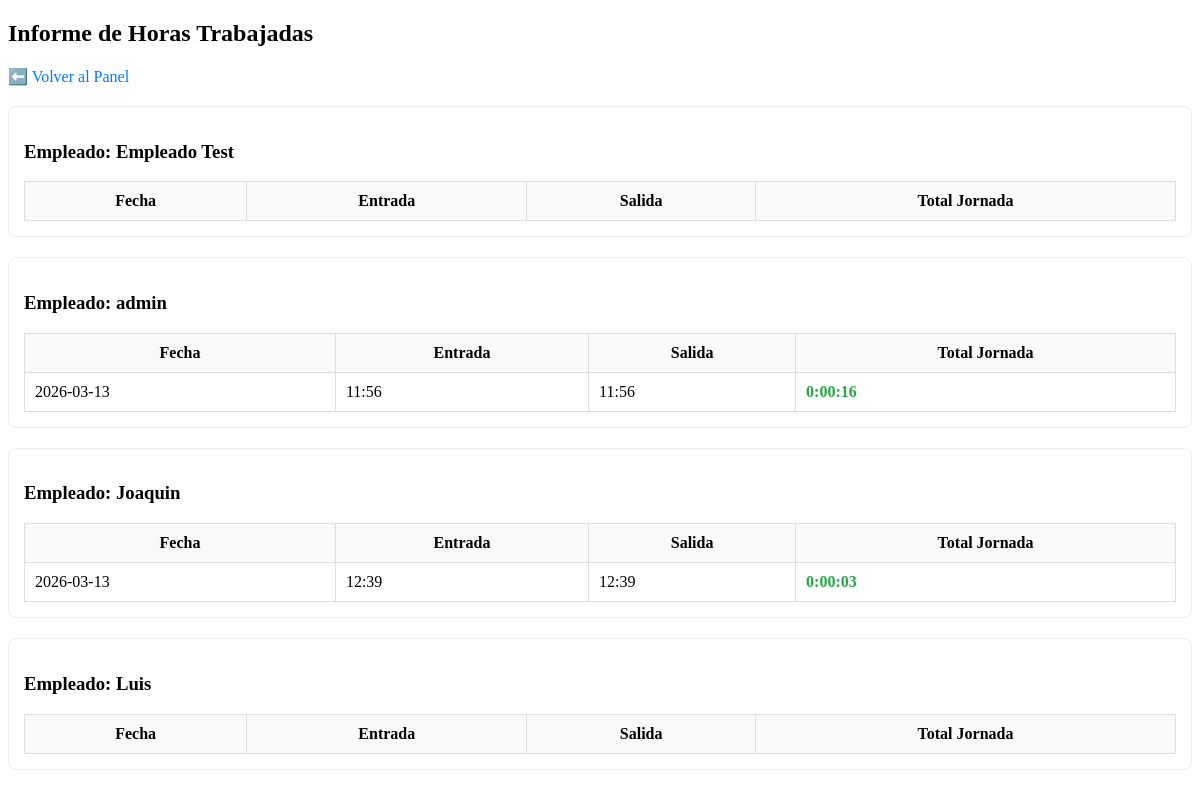
Screenshot of /admin/informe (signed in) with the database file from the repository.
### models.py (models this page shows)
class Usuario(db.Model):
    id = db.Column(db.Integer, primary_key=True)
    nombre = db.Column(db.String(100), nullable=False)
    password = db.Column(db.String(80), nullable=False, default="1234") # Nueva columna
    rol = db.Column(db.String(20), default='empleado')

class Fichaje(db.Model):
    id = db.Column(db.Integer, primary_key=True)
    usuario_id = db.Column(db.Integer, db.ForeignKey('usuario.id'))
    tipo = db.Column(db.String(20))
    timestamp = db.Column(db.DateTime)
    ip_origen = db.Column(db.String(45))
    usuario = db.relationship('Usuario', backref=db.backref('fichajes', lazy=True))

### app.py (the view)
@app.route('/admin/informe')
def admin_informe():
    user_id = session.get('user_id')
    user = db.session.get(Usuario, user_id)
    if not user or user.rol != 'admin':
        return redirect(url_for('index'))
    usuarios = Usuario.query.all()
    informe_final = []
    for u in usuarios:
        fichajes_u = Fichaje.query.filter_by(usuario_id=u.id).order_by(Fichaje.timestamp.asc()).all()
        horas_dia = calcular_horas_diarias(fichajes_u)
        informe_final.append({'nombre': u.nombre, 'dias': horas_dia})
    return render_template('informe.html', informe=informe_final)

### templates/informe.html
{% extends "base.html" %}
{% block content %}
    <h2>Informe de Horas Trabajadas</h2>
    <a href="/admin/panel" style="text-decoration: none; color: #007bff;">⬅️ Volver al Panel</a>
    {% for item in informe %}
        <div style="background: white; padding: 15px; border-radius: 8px; border: 1px solid #eee; margin-top: 20px;">
            <h3>Empleado: {{ item.nombre }}</h3>
            <table style="width: 100%; border-collapse: collapse;">
                <thead>
                    <tr style="background: #f8f9fa;">
                        <th style="padding: 10px; border: 1px solid #ddd;">Fecha</th>
                        <th style="padding: 10px; border: 1px solid #ddd;">Entrada</th>
                        <th style="padding: 10px; border: 1px solid #ddd;">Salida</th>
                        <th style="padding: 10px; border: 1px solid #ddd;">Total Jornada</th>
                    </tr>
                </thead>
                <tbody>
                    {% for fecha, datos in item.dias.items() %}
                    <tr>
                        <td style="padding: 10px; border: 1px solid #ddd;">{{ fecha }}</td>
                        <td style="padding: 10px; border: 1px solid #ddd;">{{ datos.entrada.strftime('%H:%M') if datos.entrada else '-' }}</td>
                        <td style="padding: 10px; border: 1px solid #ddd;">{{ datos.salida.strftime('%H:%M') if datos.salida else '-' }}</td>
                        <td style="padding: 10px; border: 1px solid #ddd; font-weight: bold; color: #28a745;">{{ datos.total_horas }}</td>
                    </tr>
                    {% endfor %}
                </tbody>
            </table>
        </div>
    {% endfor %}
{% endblock %}

### rows the page displays
Usuario: nombre "Empleado Test"
Usuario: nombre "admin", dias "2026-03-13", total_horas "0:00:16"
Fichaje: entrada "11:56"
Fichaje: salida "11:56"
Usuario: nombre "Joaquin", dias "2026-03-13", total_horas "0:00:03"
Fichaje: entrada "12:39"
Fichaje: salida "12:39"
Usuario: nombre "Luis"
